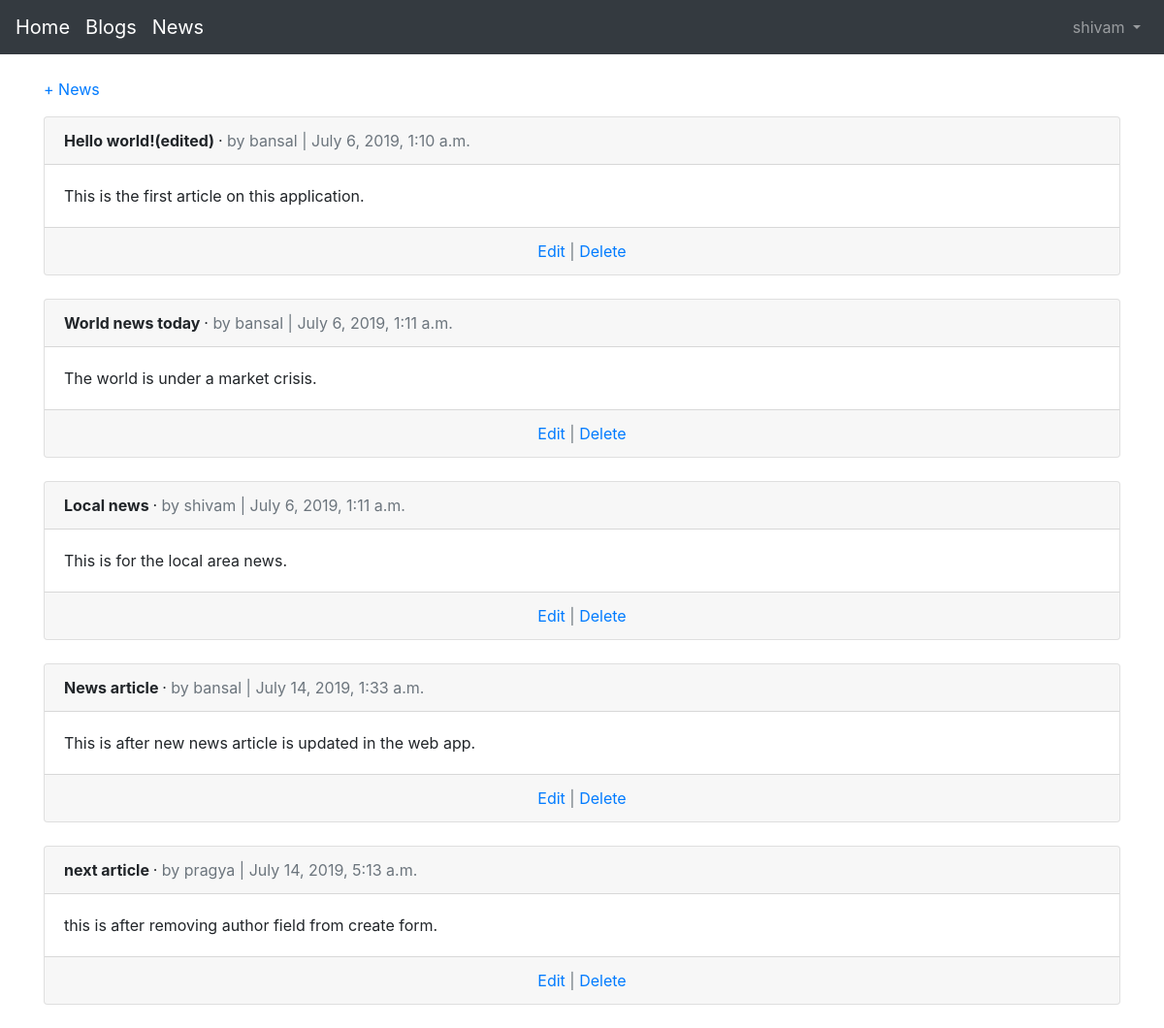
The page /articles/ (signed in) on the database its author committed.
### users/models.py (models this page shows)
class CustomUser(AbstractUser):
    age = models.PositiveIntegerField(null=True, blank=True)

### articles/models.py (models this page shows, shortened)
class Article(models.Model):
    title = models.CharField(max_length=255)
    body = models.TextField()
    date = models.DateTimeField(auto_now_add=True)
    author = models.ForeignKey(
        get_user_model(),
        on_delete=models.CASCADE,
        )

### articles/views.py (the view)
# urls.py: path('', ArticleListView.as_view(), name='article_list'),
class ArticleListView(LoginRequiredMixin, ListView):
    model = Article
    template_name = 'article_list.html'

### templates/article_list.html (shortened to what this page needs)
{% extends 'base.html' %}
{% block content %}
	{% if user.is_authenticated %}
		<p><a href="{% url 'article_new' %}">+ News</a></p>
	{% endif %}
	{% for article in object_list %}
		<div class="card">
			<div class="card-header">
				<span class="font-weight-bold">{{ article.title }} </span> &middot;
				<span class="text-muted">by {{ article.author }} | {{ article.date }}</span>
			</div>
			<div class="card-body">
				{{ article.body }}
			</div>
			<div class="card-footer text-center text-muted">
				<a href="{% url 'article_edit' article.pk %}">Edit</a> |
				<a href="{% url 'article_delete' article.pk %}">Delete</a>
			</div>
		</div>
		<br />
	{% endfor %}
{% endblock content %}

### templates/base.html (shortened to what this page needs)
<!doctype html>
<html lang="en">
  <head>
    <link rel="stylesheet" href="https://stackpath.bootstrapcdn.com/bootstrap/4.1.3/css/bootstrap.min.css">
  </head>
  <body>
    <nav class="navbar navbar-expand-md navbar-dark bg-dark mb-4">
    	<a class="navbar-brand" href="{% url 'home' %}">Home</a>
    	<a class="navbar-brand" href="{% url 'home' %}">Blogs</a>
		<a class="navbar-brand" href="{% url 'article_list' %}">News</a>
		<div class="collapse navbar-collapse" id="navbarCollapse">
			{% if user.is_authenticated %}
				<ul class="navbar-nav ml-auto">
					<li class="nav-item">
						<a class="nav-link dropdown-toggle" href="#" id="userMenu" data-toggle="dropdown" aria-haspopup="true" aria-expanded="false">
							{{ user.username }}
						</a>
					</li>
				</ul>
			{% else %}
				<form class="form-inline ml-auto">
					<a href="{% url 'login' %}" class="btn btn-primary ml-2">Log In</a>
					<a href="{% url 'signup' %}" class="btn btn-primary ml-2">Sign up</a>
				</form>
			{% endif %}
		</div>
	</nav>
	<div class="container">
		{% block content %}
	{% endblock content %}
	</div>
  </body>
</html>

### rows shown on the page
CustomUser: username "shivam"
Article: title "Hello world!(edited)", author "bansal", date "July 6, 2019, 1:10 a.m.", body "This is the first article on this application."
Article: title "World news today", author "bansal", date "July 6, 2019, 1:11 a.m.", body "The world is under a market crisis."
Article: title "Local news", author "shivam", date "July 6, 2019, 1:11 a.m.", body "This is for the local area news."
Article: title "News article", author "bansal", date "July 14, 2019, 1:33 a.m.", body "This is after new news article is updated in the web app."
Article: title "next article", author "pragya", date "July 14, 2019, 5:13 a.m.", body "this is after removing author field from create form."
